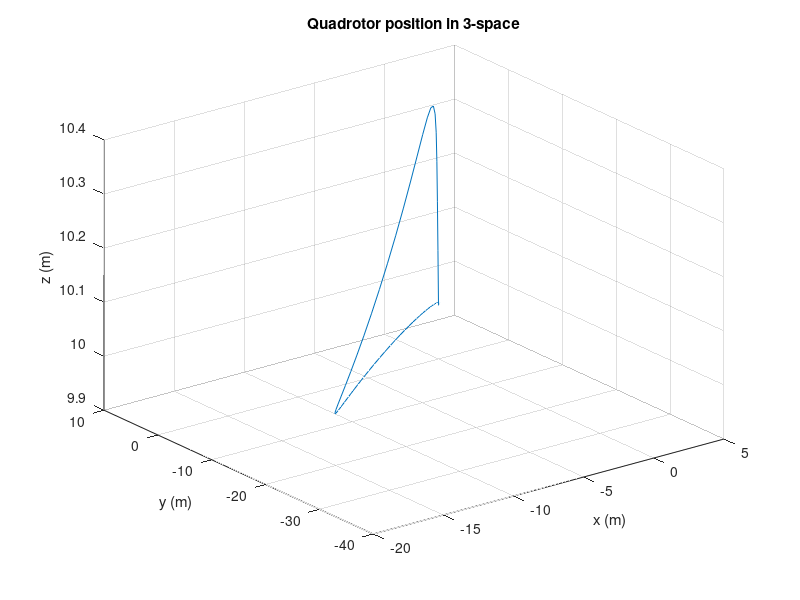

The MATLAB script that drew this image:
% SS derivation from: https://www.kth.se/polopoly_fs/1.588039.1550155544!/Thesis%20KTH%20-%20Francesco%20Sabatino.pdf
% Some constants from: http://lup.lub.lu.se/luur/download?func=downloadFile&recordOId=8847641&fileOId=8859343

% x = [phi; = y_angle
%     theta;= z_angle
%     psi;  = x_angle
%     p;    = phi_dot
%     q;    = theta_dot
%     r;    = psi_dot
%     u;    = x_dot
%     v;    = y_dot
%     w;    = z_dot
%     x;
%     y;
%     z];

% Define constants
g = 9.8;            % m/s^2
m = 0.5;            % kg
Ix = 460 * 10^-6;   % N-m-s^2
Iy = 460 * 10^-6;   % N-m-s^2
Iz = 920 * 10^-6;   % N-m-s^2
motor_radius = 0.1; % m

%%
% Define state matrices
A = [0 0 0 1 0 0 0 0 0 0 0 0;...
    0 0 0 0 1 0 0 0 0 0 0 0;...
    0 0 0 0 0 1 0 0 0 0 0 0;...
    0 0 0 0 0 0 0 0 0 0 0 0;...
    0 0 0 0 0 0 0 0 0 0 0 0;...
    0 0 0 0 0 0 0 0 0 0 0 0;...
    0 -g 0 0 0 0 0 0 0 0 0 0;...
    g 0 0 0 0 0 0 0 0 0 0 0;...
    0 0 0 0 0 0 0 0 0 0 0 0;...
    0 0 0 0 0 0 1 0 0 0 0 0;...
    0 0 0 0 0 0 0 1 0 0 0 0;...
    0 0 0 0 0 0 0 0 1 0 0 0];

B = [0 0 0 0;...
    0 0 0 0;...
    0 0 0 0;...
    0 1/Ix 0 0;...
    0 0 1/Iy 0;...
    0 0 0 1/Iz;...
    0 0 0 0;...
    0 0 0 0;...
    1/m 0 0 0;...
    0 0 0 0;...
    0 0 0 0;...
    0 0 0 0];

C = eye(size(A));

% check observability and controllability
Obs = obsv(A, C);
rank(Obs)
Ctr = ctrb(A, B);
rank(Ctr)

% Initialization
dt = 0.1;
k = 1;
time = 10;
steps = round(time / dt);
x = zeros(size(A, 1), steps);
x_dot = zeros(size(A, 1), steps);
x(:,k) = [0; 0; 0; 0; 0; 0; 0; 1; 1; 0; 0; 10];
goal = [0; 0; 0; 0; 0; 0; 0; 0; 0; 0; 0; 10];

p = [-1, -1, -1, -1, -1+1i, -1-1i ,-1+1i, -1-1i, -2+1i, -2-1i, -2+1i, -2-1i];
k_ctrl = place(A, B, p);

%%
% Thrusts from each motor, [FL, FR, BR, BL] in N
% Assuming motor directions are: [CW, CCW, CW, CCW] (From the top)
y_CW = [1 0 1 0];
y_CCW = [0 1 0 1];
r_right = [1 0 0 1];
r_left = [0 1 1 0];
p_fwd = [0 0 1 1];
p_back = [1 1 0 0];
u_rotors = [1, 1, 1, 1];

% Total motor force
f_m = sum(u_rotors);
% Torque about x (Pitch)
t_x = sum(u_rotors.*p_fwd - u_rotors.*p_back);
% Torque about y (Roll)
t_y = sum(u_rotors.*r_right - u_rotors.*r_left);
% Torque about z (Yaw)
t_z = sum(u_rotors.*y_CW - u_rotors.*y_CCW);

%%
u_val = 0.00001;
% [f_sum, f_y, -f_x, yaw]
u = [0; 0; u_val; 0];

% A is not invertible, so this method fails
%A_dt = expm(A*dt);
%B_dt = A^-1*(A_dt-eye(size(A)))*B;
%C_dt = C;

%%
for k = 1:steps
    u(:,k) = -k_ctrl * (x(:,k) - goal);
    x_dot(:,k) = A*x(:,k) + B*u(:,k);
    x(:,k+1) = x_dot(:,k) * dt + x(:,k);
end

plt_x = x(10,:);
plt_y = x(11,:);
plt_z = x(12,:);

figure(1);
plot3(plt_x, plt_y, plt_z);
title('Quadrotor position in 3-space');
xlabel('x (m)');
ylabel('y (m)');
zlabel('z (m)');
grid();